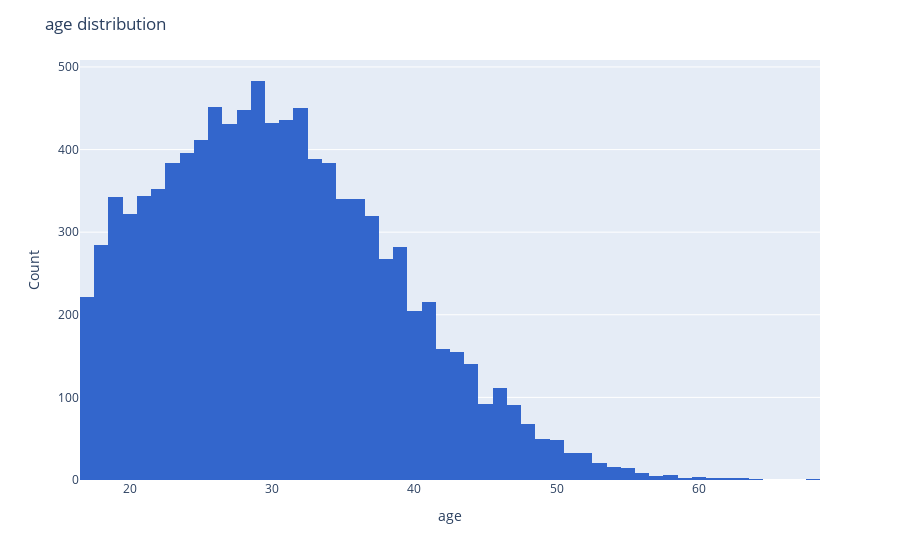
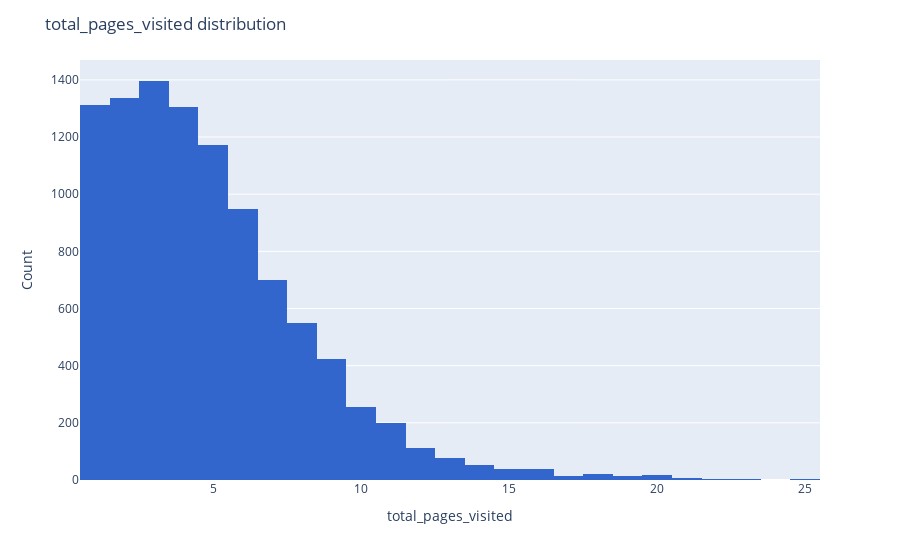

The notebook cell saved with these charts, in order:
### Markdown cell above
#### Numerical variables

### Code cell
numerical_features = data_sample.select_dtypes(exclude=["object"]).columns

for feature in numerical_features:
    fig = px.histogram(
        data_sample,
        x=feature,
        color_discrete_sequence=px.colors.qualitative.G10
    )

    fig.update_layout(
        title=f"{feature} distribution",
        xaxis_title=feature,
        yaxis_title="Count")
    
    fig.show()

### Figure 1 — Plotly figure (JSON) as saved in the notebook; plotly's stock layout.template omitted (floating-point values rounded to 4 significant figures; data arrays with more than 128 entries replaced by an {"elided": "..."} marker saying what was removed)
{"data": [{"alignmentgroup": "True", "bingroup": "x", "hovertemplate": "age=%{x}<br>count=%{y}<extra></extra>", "legendgroup": "", "marker": {"color": "#3366CC", "pattern": {"shape": ""}}, "name": "", "offsetgroup": "", "orientation": "v", "showlegend": false, "type": "histogram", "x": {"elided": "10000 int values"}, "xaxis": "x", "yaxis": "y"}], "layout": {"barmode": "relative", "legend": {"tracegroupgap": 0}, "margin": {"t": 60}, "title": {"text": "age distribution"}, "xaxis": {"anchor": "y", "domain": [0, 1], "title": {"text": "age"}}, "yaxis": {"anchor": "x", "domain": [0, 1], "title": {"text": "Count"}}}}

### Figure 2 — Plotly figure (JSON) as saved in the notebook; plotly's stock layout.template omitted (floating-point values rounded to 4 significant figures; data arrays with more than 128 entries replaced by an {"elided": "..."} marker saying what was removed)
{"data": [{"alignmentgroup": "True", "bingroup": "x", "hovertemplate": "total_pages_visited=%{x}<br>count=%{y}<extra></extra>", "legendgroup": "", "marker": {"color": "#3366CC", "pattern": {"shape": ""}}, "name": "", "offsetgroup": "", "orientation": "v", "showlegend": false, "type": "histogram", "x": {"elided": "10000 int values"}, "xaxis": "x", "yaxis": "y"}], "layout": {"barmode": "relative", "legend": {"tracegroupgap": 0}, "margin": {"t": 60}, "title": {"text": "total_pages_visited distribution"}, "xaxis": {"anchor": "y", "domain": [0, 1], "title": {"text": "total_pages_visited"}}, "yaxis": {"anchor": "x", "domain": [0, 1], "title": {"text": "Count"}}}}
